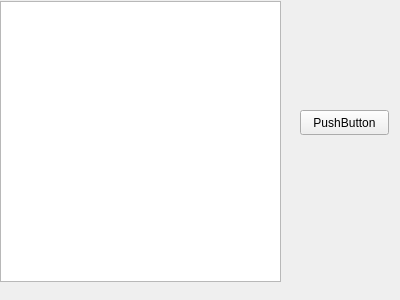
<?xml version="1.0" encoding="UTF-8"?>
<ui version="4.0">
 <class>MainWindow</class>
 <widget class="QMainWindow" name="MainWindow">
  <property name="geometry">
   <rect>
    <x>0</x>
    <y>0</y>
    <width>400</width>
    <height>300</height>
   </rect>
  </property>
  <property name="windowTitle">
   <string>MainWindow</string>
  </property>
  <widget class="QWidget" name="centralWidget">
   <widget class="QPushButton" name="pushButton">
    <property name="geometry">
     <rect>
      <x>300</x>
      <y>110</y>
      <width>89</width>
      <height>25</height>
     </rect>
    </property>
    <property name="text">
     <string>PushButton</string>
    </property>
   </widget>
   <widget class="QTableWidget" name="tableWidget">
    <property name="geometry">
     <rect>
      <x>0</x>
      <y>1</y>
      <width>281</width>
      <height>281</height>
     </rect>
    </property>
   </widget>
  </widget>
 </widget>
 <layoutdefault spacing="6" margin="11"/>
 <resources/>
 <connections/>
</ui>
